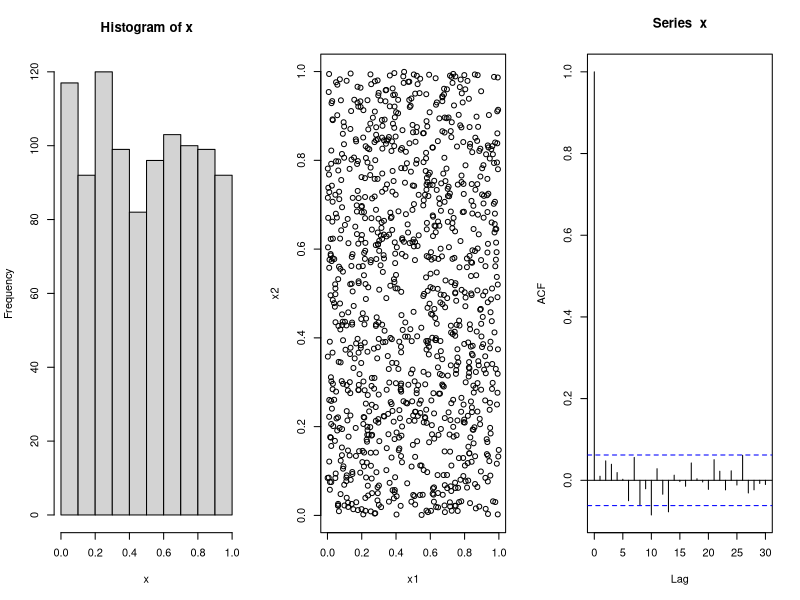
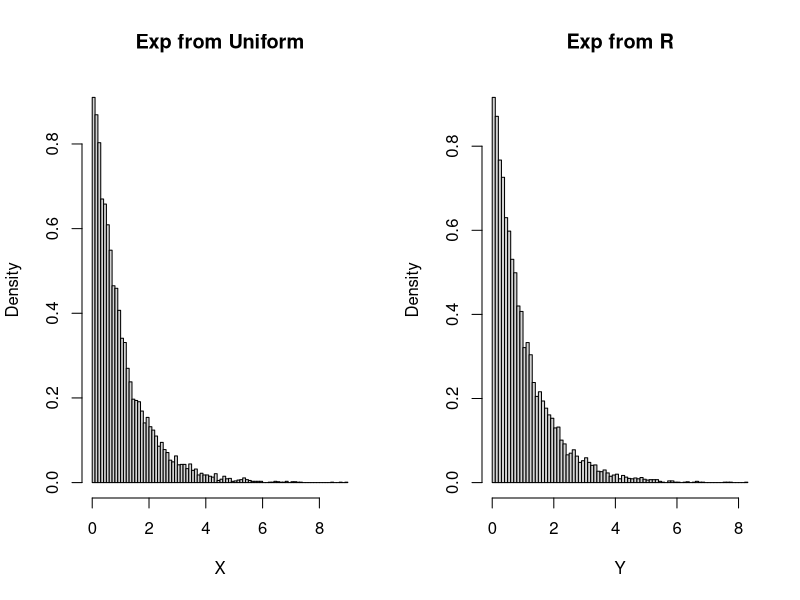

Write the R code that produced these figures, in order.
## ---- chunk 1
knitr::opts_chunk$set(echo = TRUE)
## ---- chunk 2
Nsim = 1000
x = runif(Nsim)
x1 = x[-Nsim]
x2 = x[-1]
par(mfrow = c(1,3))
hist(x)
plot(x1,x2)
acf(x)
## ---- chunk 3
Nsim = 10000
U = runif(Nsim)
X = -log(U)
Y = rexp(Nsim)
par(mfrow = c(1,2))
hist(X, freq = F, breaks = 100, main = "Exp from Uniform")
hist(Y, freq = F, breaks = 100, main = "Exp from R")
## ---- chunk 4
Nsim = 10^4
lambda = 100
spread = 3*sqrt(lambda)
spread

## ---- chunk 5
t = round(seq(max(0,lambda-spread),lambda+spread,1))
t

## ---- chunk 6

length(t)
## ---- chunk 7
prob = ppois(t, lambda)
X =rep(0,Nsim)
## ---- chunk 8
for (i in 1:Nsim){
  u = runif(1)
  X[i] = t[i] +  sum(prob<u)
  
}
## ---- chunk 9
X <- X[!is.na(X)]
length(X)
## ---- chunk 10
mean(X)
## ---- chunk 11
var(X)
